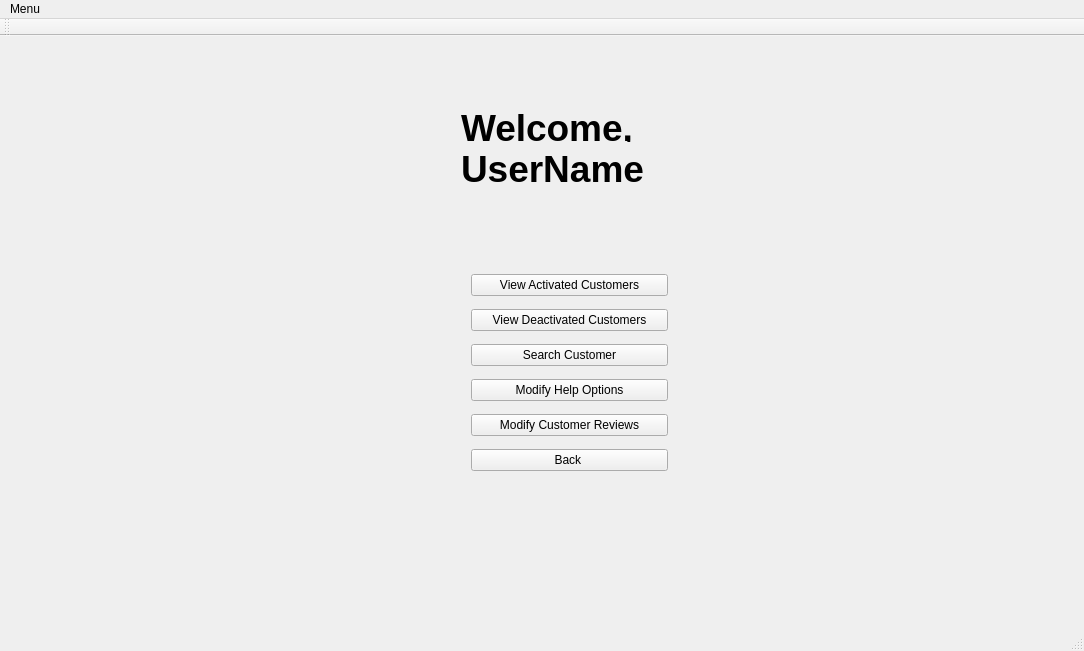
<?xml version="1.0" encoding="UTF-8"?>
<ui version="4.0">
 <class>AdminWindow</class>
 <widget class="QMainWindow" name="AdminWindow">
  <property name="geometry">
   <rect>
    <x>0</x>
    <y>0</y>
    <width>1084</width>
    <height>651</height>
   </rect>
  </property>
  <property name="windowTitle">
   <string>MainWindow</string>
  </property>
  <widget class="QWidget" name="centralWidget">
   <widget class="QWidget" name="layoutWidget">
    <property name="geometry">
     <rect>
      <x>460</x>
      <y>220</y>
      <width>219</width>
      <height>236</height>
     </rect>
    </property>
    <layout class="QVBoxLayout" name="verticalLayout">
     <item>
      <widget class="QPushButton" name="view_activated_customers">
       <property name="text">
        <string>View Activated Customers</string>
       </property>
      </widget>
     </item>
     <item>
      <widget class="QPushButton" name="view_deactivated_customers">
       <property name="text">
        <string>View Deactivated Customers</string>
       </property>
      </widget>
     </item>
     <item>
      <widget class="QPushButton" name="search_customer">
       <property name="text">
        <string>Search Customer</string>
       </property>
      </widget>
     </item>
     <item>
      <widget class="QPushButton" name="modify_help_options">
       <property name="text">
        <string>Modify Help Options</string>
       </property>
      </widget>
     </item>
     <item>
      <widget class="QPushButton" name="modify_customer_reviews">
       <property name="text">
        <string>Modify Customer Reviews</string>
       </property>
      </widget>
     </item>
     <item>
      <widget class="QPushButton" name="back_button">
       <property name="text">
        <string>Back </string>
       </property>
      </widget>
     </item>
    </layout>
   </widget>
   <widget class="QWidget" name="layoutWidget">
    <property name="geometry">
     <rect>
      <x>450</x>
      <y>60</y>
      <width>491</width>
      <height>98</height>
     </rect>
    </property>
    <layout class="QVBoxLayout" name="verticalLayout_2">
     <item>
      <widget class="QLabel" name="welcome_label">
       <property name="font">
        <font>
         <family>Arial</family>
         <weight>75</weight>
         <bold>true</bold>
        </font>
       </property>
       <property name="text">
        <string>&lt;html&gt;&lt;head/&gt;&lt;body&gt;&lt;p&gt;&lt;span style=&quot; font-family: Arial; font-size:28pt; font-weight:600;&quot;&gt;Welcome, &lt;/span&gt;&lt;/p&gt;&lt;/body&gt;&lt;/html&gt;</string>
       </property>
      </widget>
     </item>
     <item>
      <widget class="QLabel" name="user_name_label">
       <property name="font">
        <font>
         <family>Arial</family>
         <weight>75</weight>
         <bold>true</bold>
        </font>
       </property>
       <property name="text">
        <string>&lt;html&gt;&lt;head/&gt;&lt;body&gt;&lt;p&gt;&lt;span style=&quot; font-family:'Arial'; font-size:28pt; font-weight:600;&quot;&gt;UserName&lt;/span&gt;&lt;/p&gt;&lt;/body&gt;&lt;/html&gt;</string>
       </property>
      </widget>
     </item>
    </layout>
   </widget>
  </widget>
  <widget class="QToolBar" name="mainToolBar">
   <attribute name="toolBarArea">
    <enum>TopToolBarArea</enum>
   </attribute>
   <attribute name="toolBarBreak">
    <bool>false</bool>
   </attribute>
  </widget>
  <widget class="QStatusBar" name="statusBar"/>
  <widget class="QMenuBar" name="menuBar">
   <property name="geometry">
    <rect>
     <x>0</x>
     <y>0</y>
     <width>1084</width>
     <height>22</height>
    </rect>
   </property>
   <widget class="QMenu" name="mainMenu">
    <property name="title">
     <string>Menu</string>
    </property>
    <addaction name="actionHelp"/>
   </widget>
   <addaction name="mainMenu"/>
  </widget>
  <action name="actionHelp">
   <property name="text">
    <string>Help</string>
   </property>
  </action>
 </widget>
 <layoutdefault spacing="6" margin="11"/>
 <resources/>
 <connections/>
</ui>
